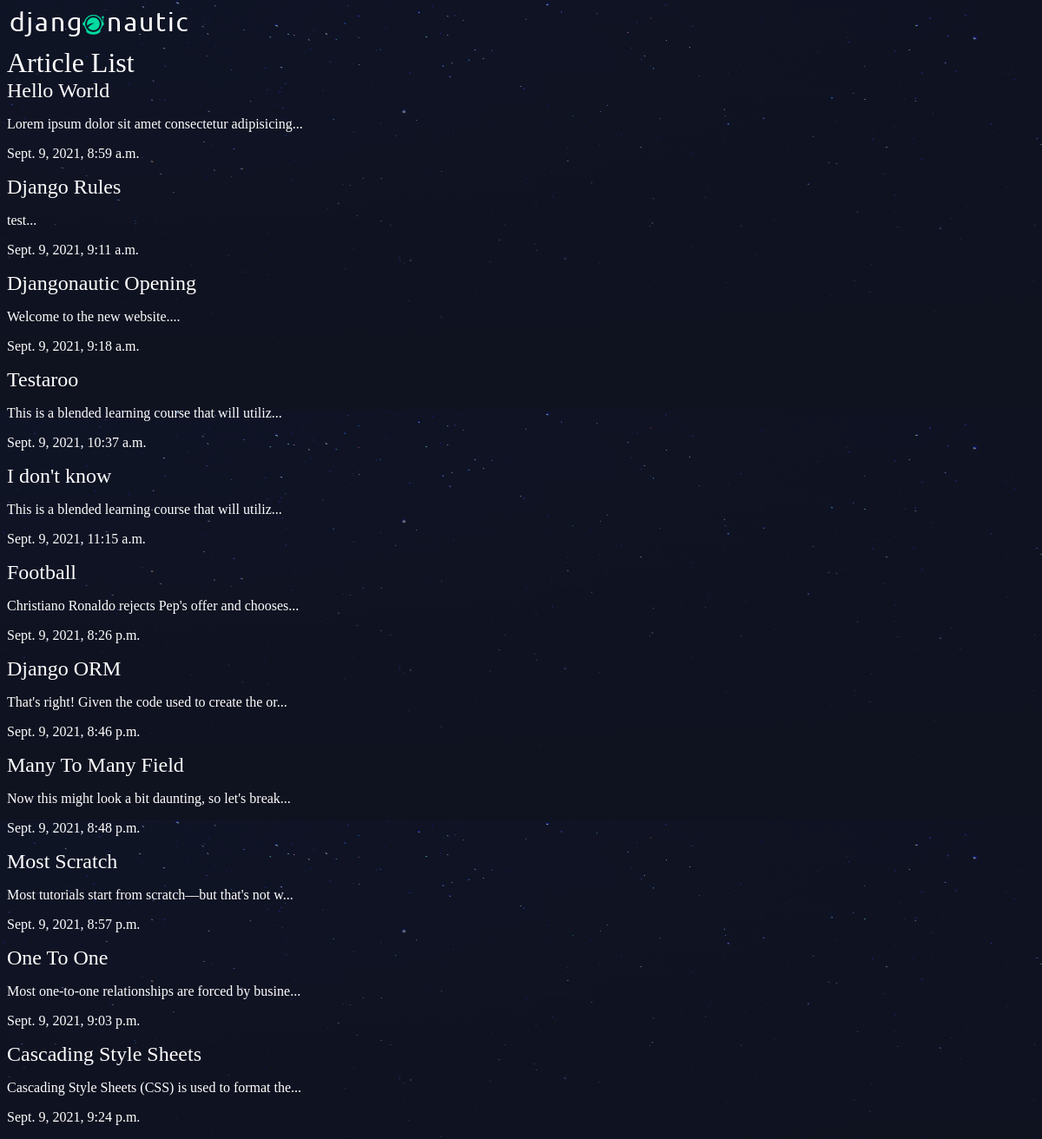
The app's page /articles/, older data.
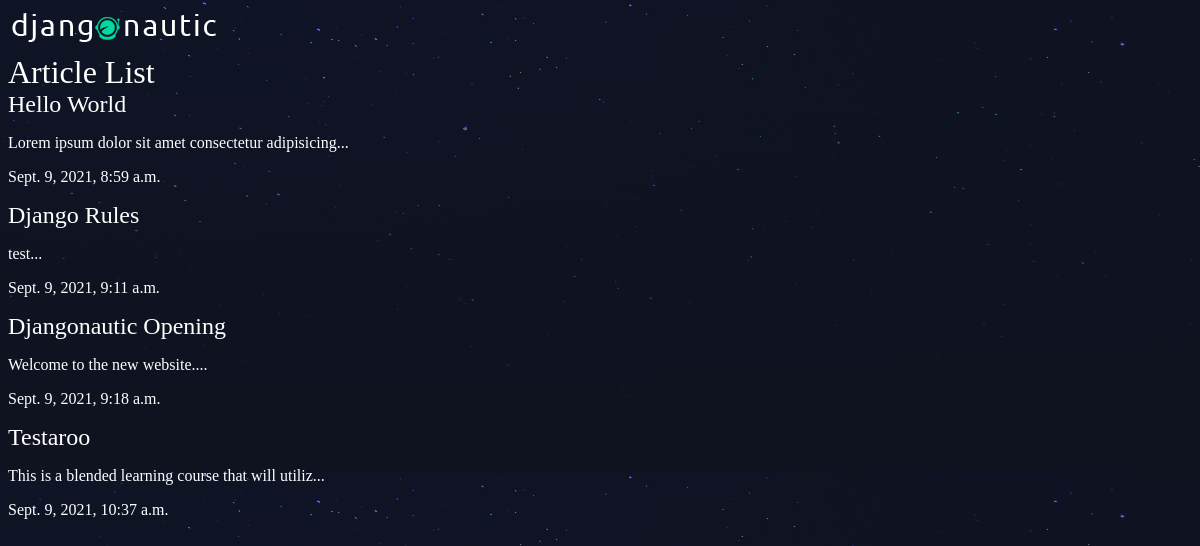
The same page, newer data.
### articles/models.py (models this page shows, shortened)
class Article(models.Model):
    title = models.CharField(max_length=100)
    slug = models.SlugField()
    body = models.TextField()
    date = models.DateTimeField(auto_now_add=True)
    thumb = models.ImageField(default='default.png', blank=True)
    def snippet(self):
        return f"{self.body[:50]}..."

### articles/views.py (the view)
# urls.py: path('articles/', views.articles_list, name="list"),
def articles_list(request):
    articles = Article.objects.all().order_by('date')
    return render(request, 'articles/article_list.html', {'articles': articles})

### articles/templates/articles/article_list.html (shortened to what this page needs)
{% extends 'base_layout.html' %}
{% block content %}
<h1 id="title">Article List</h1>
<div class="articles">
    {% for article in articles %}
        <div class="article">
            <h2><a href="{% url 'articles:detail' slug=article.slug %}">{{ article.title }}</a></h2>
            <p>{{ article.snippet }}</p>
            <p>{{ article.date }}</p>
       </div>
    {% endfor %}
{% endblock content %}

### templates/base_layout.html (shortened to what this page needs)
{% load static %}
<!DOCTYPE html>
<html>
    <head>
        <link rel="stylesheet" href="{% static 'style.css' %}">
    </head>
    <body>
        <div class="wrapper">
            <h1><a href="{% url 'articles:list' %}"><img src="{% static 'logo.png' %}" alt="logo"></a></h1>
            {% block content %}
            {% endblock content %}
    </body>
</html>

### assets/style.css (style rules this page uses)
body { background-color: #0f121f; background-image: url('stars.png'); background-repeat-y: no-repeat; color: #fff; }
body * { font-family: Ubuntu; }
h1, h2, h3, h4, h5 { font-weight: normal; margin: 0; }
a, a:hover, a:visited { color:#fff; text-decoration: none; }

Row changes from the older to the newer data that the page shows:
removed Article: title "I don't know", snippet "This is a blended learning course that will utiliz...", date "Sept. 9, 2021, 11:15 a.m."
removed Article: title "Football", snippet "Christiano Ronaldo rejects Pep's offer and chooses...", date "Sept. 9, 2021, 8:26 p.m."
removed Article: title "Django ORM", snippet "That's right! Given the code used to create the or...", date "Sept. 9, 2021, 8:46 p.m."
removed Article: title "Many To Many Field", snippet "Now this might look a bit daunting, so let's break...", date "Sept. 9, 2021, 8:48 p.m."
removed Article: title "Most Scratch", snippet "Most tutorials start from scratch—but that's not w...", date "Sept. 9, 2021, 8:57 p.m."
removed Article: title "One To One", snippet "Most one-to-one relationships are forced by busine...", date "Sept. 9, 2021, 9:03 p.m."
removed Article: title "Cascading Style Sheets", snippet "Cascading Style Sheets (CSS) is used to format the...", date "Sept. 9, 2021, 9:24 p.m."
